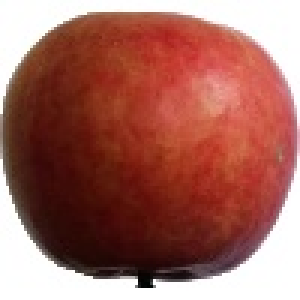
#> input picture dataset/train/Apple/111_100.jpg, 100 x 100 px (shown 3 times larger); its folder holds only this picture in this run
$ python visualize_features.py
#> lines starting #> are read from the running program, lines starting #| are printed output that depends on the picture
### src/preprocessing.py
import os
import cv2


def load_images(dataset_path):

#> called with dataset_path = 'dataset/train'
    images = []
    labels = []

    classes = os.listdir(dataset_path)

    for label in classes:

        class_path = os.path.join(dataset_path, label)

        if not os.path.isdir(class_path):
            continue

        for image_name in os.listdir(class_path):

            image_path = os.path.join(class_path, image_name)

            image = cv2.imread(image_path)
#> image is the input picture: shape (100, 100, 3); mean B, G, R 94.9, 104.2, 163.3

            if image is None:
                continue

            images.append(image)
            labels.append(label)

    return images, labels


def preprocess_image(image, size=(100, 100)):

    gray = cv2.cvtColor(image, cv2.COLOR_BGR2GRAY)
    resized = cv2.resize(gray, size)

    return resized

### src/feature_extraction.py
import cv2
import numpy as np

from skimage.feature import local_binary_pattern


def extract_lbp_features(image):

    # LBP parameters
    radius = 1
    n_points = 8 * radius

    # Compute LBP
    lbp = local_binary_pattern(
        image,
        n_points,
        radius,
        method='uniform'
    )

    # Histogram
    hist, _ = np.histogram(
        lbp.ravel(),
        bins=np.arange(0, n_points + 3),
        range=(0, n_points + 2)
    )

    # Normalize histogram
    hist = hist.astype("float")

    hist /= (hist.sum() + 1e-6)

    return hist

### src/color_features.py
import cv2
import numpy as np


def extract_color_histogram(image):

    # Convert BGR -> HSV
    hsv = cv2.cvtColor(image, cv2.COLOR_BGR2HSV)

    # Histogram
    hist = cv2.calcHist(
        [hsv],
        [0, 1, 2],
        None,
        [8, 8, 8],
        [0, 180, 0, 256, 0, 256]
    )

    # Normalize
    hist = cv2.normalize(hist, hist).flatten()

    return hist

### visualize_features.py
import numpy as np
import matplotlib.pyplot as plt

# from mpl_toolkits.mplot3d import Axes3D

from sklearn.preprocessing import StandardScaler
from sklearn.decomposition import PCA

from src.preprocessing import load_images
from src.preprocessing import preprocess_image

from src.feature_extraction import extract_lbp_features
from src.color_features import extract_color_histogram


# =========================
# DATASET PATH
# =========================

dataset_path = "dataset/train"

# =========================
# LOAD DATASET
# =========================

print("Dang load dataset...")

images, labels = load_images(dataset_path)
#> images = 2 items; labels = ['Apple', 'Banana']

print("Load dataset thanh cong!")
print("Tong so anh:", len(images))
#| Tong so anh: 2

# =========================
# EXTRACT FEATURES
# =========================

features = []

print("\nDang trich xuat feature...")

for image in images:

    # Preprocess
    processed = preprocess_image(image)

    # LBP
    lbp_features = extract_lbp_features(processed)

    # Color histogram
    color_features = extract_color_histogram(image)

    # Combine
    combined_features = np.hstack([
        lbp_features,
        color_features
    ])

    features.append(combined_features)
#> this loop made 2 passes
#> (radius in extract_lbp_features, n_points in extract_lbp_features) on passes 1 to 2: (1, 8), (1, 8)
#> pass 1, in preprocess_image, `gray = cv2.cvtColor(image, cv2.COLOR_BGR2GRAY)`:
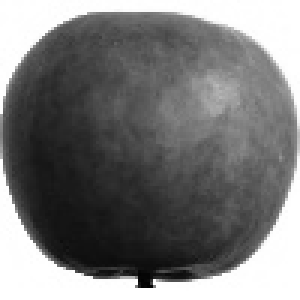
#> gray: shape (100, 100) (shown 3 times larger); min 1, max 255, mean 120.8
#> pass 1, in extract_lbp_features, `lbp = local_binary_pattern( image, n_points, radius, method='uniform' )`:
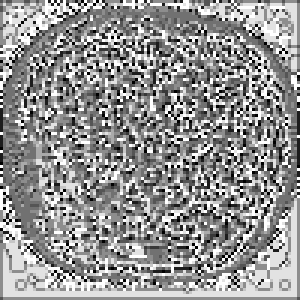
#> lbp: shape (100, 100) float64 (shown 3 times larger); min 0, max 9, mean 5.21; drawn with min black and max white
#> pass 2, in preprocess_image (call 2), `gray = cv2.cvtColor(image, cv2.COLOR_BGR2GRAY)`:
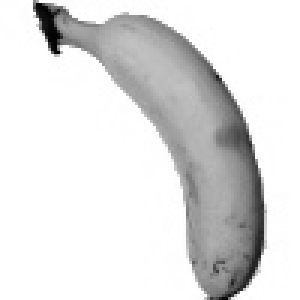
#> gray: shape (100, 100) (shown 3 times larger); min 2, max 255, mean 223.2
#> after the loop, features = 2 items

# =========================
# NUMPY ARRAY
# =========================

features = np.array(features)

print("Feature shape:", features.shape)
#| Feature shape: (2, 522)

# =========================
# STANDARDIZE
# =========================

print("\nDang chuan hoa feature...")

scaler = StandardScaler()

features_scaled = scaler.fit_transform(features)

# =========================
# PCA 3D
# =========================

print("Dang giam chieu PCA 3D...")

pca = PCA(n_components=3)

#> (the run stopped early here; a loop or call above may not have finished)
